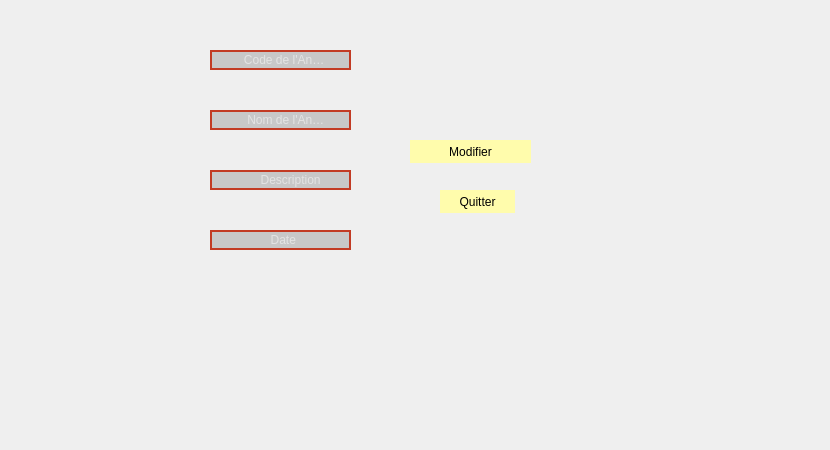
        <widget class="QWidget" name="tab_11">
         <attribute name="title">
          <string>Modifier une Annonce</string>
         </attribute>
         <widget class="QLineEdit" name="datean_2">
          <property name="geometry">
           <rect>
            <x>210</x>
            <y>230</y>
            <width>141</width>
            <height>20</height>
           </rect>
          </property>
          <property name="styleSheet">
           <string notr="true"> QLineEdit
{
border:2px solid rgb(194, 59, 36);
border-radius:20px;
color:#FFF;
padding-left :20px;
padding-right :20px;
background-color:rgb(200, 200, 200);

}
QLineEdit:hover
{
border: 2px solid rgb(0,0,0);
background-color:rgb(115, 115, 115) ;
}
QLineEdit:focus
{
border:2px solid rgb(0,0,0);
background-color: rgb(121, 121, 121);
}</string>
          </property>
          <property name="placeholderText">
           <string>           Date </string>
          </property>
         </widget>
         <widget class="QLabel" name="label_23">
          <property name="geometry">
           <rect>
            <x>40</x>
            <y>30</y>
            <width>101</width>
            <height>20</height>
           </rect>
          </property>
          <property name="text">
           <string/>
          </property>
         </widget>
         <widget class="QLineEdit" name="noman_2">
          <property name="geometry">
           <rect>
            <x>210</x>
            <y>110</y>
            <width>141</width>
            <height>20</height>
           </rect>
          </property>
          <property name="styleSheet">
           <string notr="true"> QLineEdit
{
border:2px solid rgb(194, 59, 36);
border-radius:20px;
color:#FFF;
padding-left :20px;
padding-right :20px;
background-color:rgb(200, 200, 200);

}
QLineEdit:hover
{
border: 2px solid rgb(0,0,0);
background-color:rgb(115, 115, 115) ;
}
QLineEdit:focus
{
border:2px solid rgb(0,0,0);
background-color: rgb(121, 121, 121);
}</string>
          </property>
          <property name="placeholderText">
           <string>    Nom de l'Annonce</string>
          </property>
         </widget>
         <widget class="QLineEdit" name="descriptionan_2">
          <property name="geometry">
           <rect>
            <x>210</x>
            <y>170</y>
            <width>141</width>
            <height>20</height>
           </rect>
          </property>
          <property name="styleSheet">
           <string notr="true"> QLineEdit
{
border:2px solid rgb(194, 59, 36);
border-radius:20px;
color:#FFF;
padding-left :20px;
padding-right :20px;
background-color:rgb(200, 200, 200);

}
QLineEdit:hover
{
border: 2px solid rgb(0,0,0);
background-color:rgb(115, 115, 115) ;
}
QLineEdit:focus
{
border:2px solid rgb(0,0,0);
background-color: rgb(121, 121, 121);
}</string>
          </property>
          <property name="placeholderText">
           <string>        Description</string>
          </property>
         </widget>
         <widget class="QLabel" name="label_24">
          <property name="geometry">
           <rect>
            <x>40</x>
            <y>90</y>
            <width>101</width>
            <height>16</height>
           </rect>
          </property>
          <property name="text">
           <string/>
          </property>
         </widget>
         <widget class="QLineEdit" name="codean_2">
          <property name="geometry">
           <rect>
            <x>210</x>
            <y>50</y>
            <width>141</width>
            <height>20</height>
           </rect>
          </property>
          <property name="styleSheet">
           <string notr="true"> QLineEdit
{
border:2px solid rgb(194, 59, 36);
border-radius:20px;
color:#FFF;
padding-left :20px;
padding-right :20px;
background-color:rgb(200, 200, 200);

}
QLineEdit:hover
{
border: 2px solid rgb(0,0,0);
background-color:rgb(115, 115, 115) ;
}
QLineEdit:focus
{
border:2px solid rgb(0,0,0);
background-color: rgb(121, 121, 121);
}</string>
          </property>
          <property name="placeholderText">
           <string>   Code de l'Annonce</string>
          </property>
         </widget>
         <widget class="QLabel" name="label_25">
          <property name="geometry">
           <rect>
            <x>40</x>
            <y>140</y>
            <width>91</width>
            <height>20</height>
           </rect>
          </property>
          <property name="text">
           <string/>
          </property>
         </widget>
         <widget class="QPushButton" name="pb_modifier_an">
          <property name="geometry">
           <rect>
            <x>410</x>
            <y>140</y>
            <width>121</width>
            <height>23</height>
           </rect>
          </property>
          <property name="styleSheet">
           <string notr="true">QPushButton
{
background-color:rgb(255, 252, 172);
border-radius:15px;}
QPushButton:hover
{
color:#333;
background:#49ebff;
background:rgb(200, 200, 200);
}</string>
          </property>
          <property name="text">
           <string>Modifier</string>
          </property>
         </widget>
         <widget class="QPushButton" name="pushButton_11">
          <property name="geometry">
           <rect>
            <x>440</x>
            <y>190</y>
            <width>75</width>
            <height>23</height>
           </rect>
          </property>
          <property name="styleSheet">
           <string notr="true">QPushButton
{
background-color:rgb(255, 252, 172);
border-radius:15px;}
QPushButton:hover
{
color:#333;
background:#49ebff;
background:rgb(200, 200, 200);
}</string>
          </property>
          <property name="text">
           <string>Quitter</string>
          </property>
         </widget>
         <widget class="QLabel" name="label_57">
          <property name="geometry">
           <rect>
            <x>700</x>
            <y>330</y>
            <width>121</width>
            <height>111</height>
           </rect>
          </property>
          <property name="styleSheet">
           <string notr="true">image: url(:/128600931_1102401160197019_8051103514919619627_n.png);</string>
          </property>
          <property name="text">
           <string/>
          </property>
          <property name="pixmap">
           <pixmap>../../Downloads/128600931_1102401160197019_8051103514919619627_n.png</pixmap>
          </property>
          <property name="scaledContents">
           <bool>true</bool>
          </property>
          <property name="wordWrap">
           <bool>false</bool>
          </property>
          <property name="openExternalLinks">
           <bool>false</bool>
          </property>
         </widget>
        </widget>
